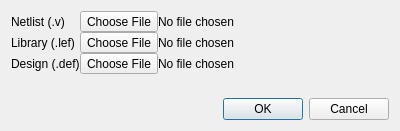
<?xml version="1.0" encoding="UTF-8"?>
<ui version="4.0">
 <class>open_circuit_dialog</class>
 <widget class="QDialog" name="open_circuit_dialog">
  <property name="geometry">
   <rect>
    <x>0</x>
    <y>0</y>
    <width>400</width>
    <height>131</height>
   </rect>
  </property>
  <property name="windowTitle">
   <string>Open Circuit...</string>
  </property>
  <layout class="QVBoxLayout" name="verticalLayout">
   <item>
    <layout class="QFormLayout" name="formLayout">
     <property name="horizontalSpacing">
      <number>0</number>
     </property>
     <property name="verticalSpacing">
      <number>0</number>
     </property>
     <item row="0" column="1">
      <layout class="QGridLayout" name="gridLayout">
       <item row="0" column="0">
        <widget class="QToolButton" name="button_v">
         <property name="text">
          <string>Choose File</string>
         </property>
        </widget>
       </item>
       <item row="0" column="1">
        <widget class="QLabel" name="file_v">
         <property name="text">
          <string>No file chosen</string>
         </property>
        </widget>
       </item>
      </layout>
     </item>
     <item row="1" column="0">
      <widget class="QLabel" name="label_3">
       <property name="text">
        <string>Library (.lef)</string>
       </property>
      </widget>
     </item>
     <item row="1" column="1">
      <layout class="QGridLayout" name="gridLayout_2">
       <item row="0" column="0">
        <widget class="QToolButton" name="button_lef">
         <property name="text">
          <string>Choose File</string>
         </property>
        </widget>
       </item>
       <item row="0" column="1">
        <widget class="QLabel" name="file_lef">
         <property name="text">
          <string>No file chosen</string>
         </property>
        </widget>
       </item>
      </layout>
     </item>
     <item row="2" column="0">
      <widget class="QLabel" name="label">
       <property name="text">
        <string>Design (.def)</string>
       </property>
      </widget>
     </item>
     <item row="2" column="1">
      <layout class="QGridLayout" name="gridLayout_3">
       <item row="0" column="0">
        <widget class="QToolButton" name="button_def">
         <property name="text">
          <string>Choose File</string>
         </property>
        </widget>
       </item>
       <item row="0" column="1">
        <widget class="QLabel" name="file_def">
         <property name="text">
          <string>No file chosen</string>
         </property>
        </widget>
       </item>
      </layout>
     </item>
     <item row="0" column="0">
      <widget class="QLabel" name="label_2">
       <property name="text">
        <string>Netlist (.v)</string>
       </property>
      </widget>
     </item>
    </layout>
   </item>
   <item>
    <widget class="QDialogButtonBox" name="buttonBox">
     <property name="orientation">
      <enum>Qt::Horizontal</enum>
     </property>
     <property name="standardButtons">
      <set>QDialogButtonBox::Cancel|QDialogButtonBox::Ok</set>
     </property>
    </widget>
   </item>
  </layout>
 </widget>
 <resources/>
 <connections>
  <connection>
   <sender>buttonBox</sender>
   <signal>accepted()</signal>
   <receiver>open_circuit_dialog</receiver>
   <slot>accept()</slot>
   <hints>
    <hint type="sourcelabel">
     <x>248</x>
     <y>254</y>
    </hint>
    <hint type="destinationlabel">
     <x>157</x>
     <y>274</y>
    </hint>
   </hints>
  </connection>
  <connection>
   <sender>buttonBox</sender>
   <signal>rejected()</signal>
   <receiver>open_circuit_dialog</receiver>
   <slot>reject()</slot>
   <hints>
    <hint type="sourcelabel">
     <x>316</x>
     <y>260</y>
    </hint>
    <hint type="destinationlabel">
     <x>286</x>
     <y>274</y>
    </hint>
   </hints>
  </connection>
 </connections>
</ui>
